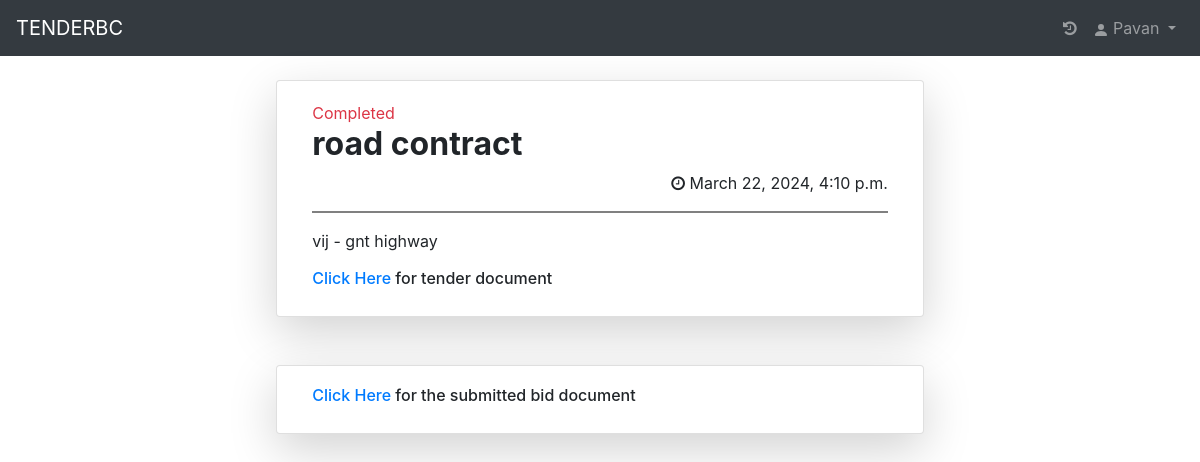
/ViewTender/4 (signed in), run on an earlier commit of the app's database.
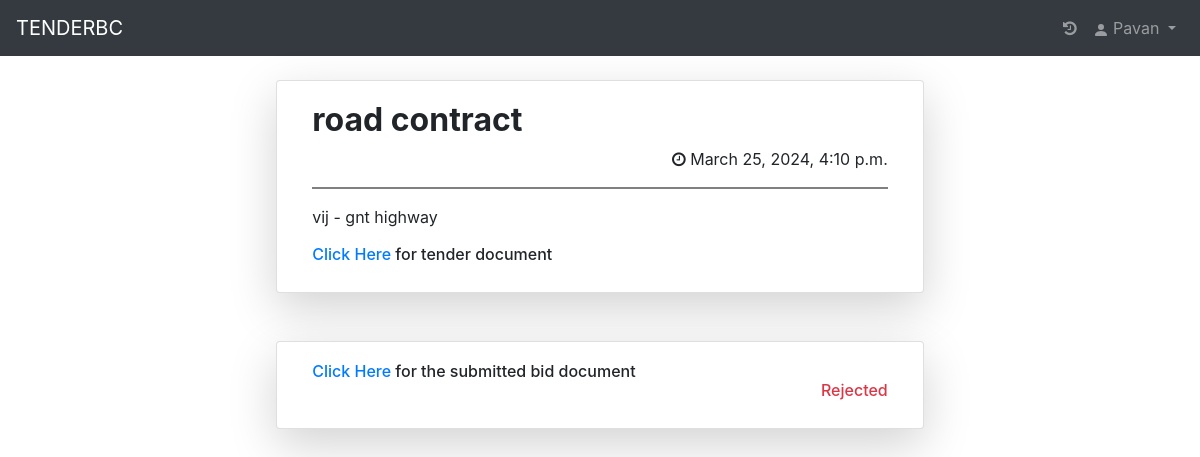
And on a later commit of the database.
### TENDERBC_App/models.py (models this page shows)
class Tender(models.Model):
    sts = (('Inactive','Inactive'),('Active','Active'),('Completed','Completed'),('Granted','Granted'))
    title = models.CharField(max_length=100, null=False, blank=False)
    description = models.CharField(max_length=1000, null=False, blank=False)
    document = models.FileField(upload_to='tender documents/')
    start_date_time = models.DateTimeField("Start")
    end_date_time = models.DateTimeField("End")
    Status = models.CharField("Status", choices=sts, default='Inactive', max_length=9)

### TENDERBC_App/views.py (the view, shortened to what this page needs)
# urls.py: path('ViewTender/<int:x>',views.View_Tender,name='vt'),
def View_Tender(request,x):
    details = Tender.objects.get(id=x)
    bidsubmission = BidForm()
    alreadysubmitted = False
    bids_submitted_to_this_tender = Bid.objects.filter(tender_id=x)
    for  i in bids_submitted_to_this_tender:
        if i.bidder_id == request.user.id:
            alreadysubmitted = True
            my_bid = i
            break
    return render(request, 'html/view_tender.html', {'details':details,'bidsubmission':bidsubmission,'alreadysubmitted':alreadysubmitted,'bids_submitted_to_this_tender':bids_submitted_to_this_tender,'my_bid':my_bid})

### templates/html/view_tender.html (shortened to what this page needs)
{% extends 'html/base.html' %}
{% load static %}
{% block content %}
    <div class="container mt-4">
        <div class="card col-md-7 mx-auto shadow-lg">
            <div class="card-body">
                {%if details.Status == "Inactive" %}
                <div class="text-secondary">{{details.Status}}</div>
                {% elif details.Status == "Active" %}
                <div class="text-success">{{details.Status}}</div>
                {% elif details.Status == "Completed" %}
                <div class="text-danger">{{details.Status}}</div>
                {% endif %}
                <h2 class="font-weight-bold">{{details.title}}</h2>
                <span>
                    <p class="text-right"><i class="fa fa-clock-o"></i>  {{details.end_date_time}}</p>
                </span>
                <hr style="height:1.5px;border-width:0;color:gray;background-color:gray">
                <p>{{details.description}}</p>
                <h6>
                    <a href = "{% static details.document.url %}" target="_blank">Click Here</a>
                    for tender document
                </h6>
            </div>
        </div>
    </div>
    {% if request.user.is_superuser %}
        {% if details.Status == "Completed" or details.Status == "Granted" %}
            {% for bid in bids_submitted_to_this_tender %}
            <div class="container mt-4">
                <div class="card col-md-7 mx-auto shadow-lg">
                    <div class="card-body">
                        <h6>
                            <a href = "{% static bid.document.url %}" target="_blank">Click Here</a>
                            for bid document submitted by
                            <a href = "{%url 'pf' bid.bidder_id %}">{{bid.bidder_id}}</a>
                            <div class="text-right">
                                {% if bid.Status == "Accepted" %}
                                <span class="text-success">Accepted</span>
                                {% elif bid.Status == "Rejected" %}
                                <span class="text-danger">Rejected</span>
                                {% else %}
                                <a href="{% url 'ab' bid.id %}" class="btn btn-outline-success">Accept<i class="fa fa-check"></i></a>
                                {% endif %}
                            </div>
                        </h6>
                    </div>
                </div>
            </div>
            {% endfor %}
        {% else %}
        <div class="container mt-4">
            <div class="card col-md-7 mx-auto shadow-lg">
                <div class="card-body">
                    <h5>Submitted bids will be displayed here once the tender durtion is completed</h5>
                </div>
            </div>
        </div>
        {% endif %}
    {% elif alreadysubmitted %}
        {% if details.Status == "Completed" or details.Status == "Granted" %}
        <div class="container mt-5">
            <div class="card col-md-7 mx-auto shadow-lg">
                <div class="card-body">
                    <h6>
                        <a href = "{% static my_bid.document.url %}" target="_blank">Click Here</a>
                        for the submitted bid document
                        <div class="text-right">
                            {% if my_bid.Status == "Accepted" %}
                            <span class="text-success">Accepted</span>
                            {% elif my_bid.Status == "Rejected" %}
                            <span class="text-danger">Rejected</span>
                            {% endif %}
                        </div>
                    </h6>
                </div>
            </div>
        </div>
        {% endif %}
    {% endif %}
{% endblock %}

What changed in the data, as far as the page shows it:
changed Tender "road contract": end_date_time "March 22, 2024, 4:10 p.m." → "March 25, 2024, 4:10 p.m."; Status "Completed" → (not shown)
Also different on the page:
text now shown: "Rejected"
